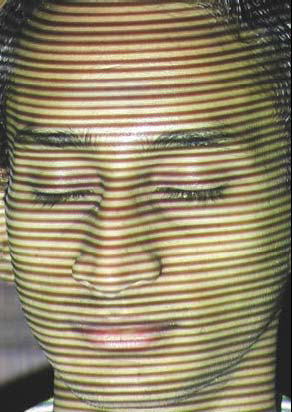
%> input picture face.png, 292 x 412 px
$ octave new_code.m   (GNU Octave 9; MATLAB toolbox functions it lacks are replaced by stand-ins)
%> lines starting %> are read from the running program, lines starting %| are printed output that depends on the picture; in (x1, y1, x2, y2) boxes, pixels count from 0 and x2, y2 are one past the last pixel; in counts of white or black regions, pixels touching at a corner belong together; the program's own positions count from 1
### unwrapping.m
function p =unwrapping(g)


%% Initialization
[SX SY]=size(g);
MaxQueueSize=SX+SY;%maximum Queue Size
HalfMaxQueueSize=fix(MaxQueueSize/2);%half of MaxQueueSize
MinQualityThresh=0.01;%Minimum quality threshold
m=ones(SX,SY);

a=abs(g);%a=a.*mask;
p=angle(g);%phase to be unwrapped
L=bwlabel(m);
Lnumber=max(max(L));

Unwrapped=zeros(SX,SY);%to indicate whether a pixel has been unwrapped

Qa=zeros(MaxQueueSize,1);%amplitude (array for quened pixels,AQP)
Qx=zeros(MaxQueueSize,1);%x coordinate
Qy=zeros(MaxQueueSize,1);%y coordinate
Qn=0;%number of queued pixels

Pa=zeros(SX*SY,1);%amplitude (array for postponed pixels, APP)
Px=zeros(SX*SY,1);%x coordinate
Py=zeros(SX*SY,1);%y coordinate
Pn=0;%number of postponed pixels
Un=0; %number of pixels unwrapped

%%
for i=1:Lnumber
    %find highest quality
    [start_x start_y]=find(a==max(max(a.*(L==i))),1,'first');
    %push into AQP
    [Qx Qy Qa Qn]=InsertQueue(Qx,Qy,Qa,Qn,start_x,start_y,a(start_x,start_y));
    Unwrapped(start_x,start_y)=1;%seed is taken as unwrapped
    Un=Un+1;%update Un

end

%% for each quened pixel, its four neighbors are unwrapped.
while Qn>0
    %step 3.1:
    cx=Qx(1);cy=Qy(1);

    Qx(1:Qn-1)=Qx(2:Qn);%delete
    Qy(1:Qn-1)=Qy(2:Qn);%delete
    Qa(1:Qn-1)=Qa(2:Qn);%delete
    Qn=Qn-1;

    %push the left neighbor into the AQP or APP
    if cx-1>0 && Unwrapped(cx-1,cy)==0 && m(cx-1,cy)==1
        %unwrapping the left neighbor
        p(cx-1,cy)=p(cx-1,cy)-round((p(cx-1,cy)-p(cx,cy))/2/pi)*2*pi;
        if a(cx-1,cy)>MinQualityThresh %push into AQP if quality is high
            [Qx Qy Qa Qn]=InsertQueue(Qx,Qy,Qa,Qn,cx-1,cy,a(cx-1,cy));
            if Qn==MaxQueueSize %if AQP reaches preset size, split it
                [Qn,Px,Py,Pa,Pn,MinQualityThresh]= SplitQueue(Qx,Qy,Qa,Qn,Px,Py,Pa,Pn,HalfMaxQueueSize);
            end
        else %push into APP if qualtiy is low
            Pn=Pn+1;Px(Pn)=cx-1;Py(Pn)=cy;Pa(Pn)=a(cx-1,cy);
        end
        Unwrapped(cx-1,cy)=1;%mark this pixel as unwrapped.
        Un=Un+1; %update Un

    end
    %push the right neighbor into the AQP or APP
    if cx+1<SX+1 && Unwrapped(cx+1,cy)==0 && m(cx+1,cy)==1
        p(cx+1,cy)=p(cx+1,cy)-round((p(cx+1,cy)-p(cx,cy))/2/pi)*2*pi;
        if a(cx+1,cy)>MinQualityThresh
            [Qx Qy Qa Qn]=InsertQueue(Qx,Qy,Qa,Qn,cx+1,cy,a(cx+1,cy));
            if Qn==MaxQueueSize
                [Qn,Px,Py,Pa,Pn,MinQualityThresh]= ...
                    SplitQueue(Qx,Qy,Qa,Qn,Px,Py,Pa,Pn,HalfMaxQueueSize);
            end
        else
            Pn=Pn+1;Px(Pn)=cx+1;Py(Pn)=cy;Pa(Pn)=a(cx+1,cy);
        end
        Unwrapped(cx+1,cy)=1;
        Un=Un+1;

    end
    %push the upper neighbor into the AQP or APP
    if cy-1>0 && Unwrapped(cx,cy-1)==0 && m(cx,cy-1)==1
        p(cx,cy-1)=p(cx,cy-1)-round((p(cx,cy-1)-p(cx,cy))/2/pi)*2*pi;
        if a(cx,cy-1)>MinQualityThresh
            [Qx Qy Qa Qn]=InsertQueue(Qx,Qy,Qa,Qn,cx,cy-1,a(cx,cy-1));
            if Qn==MaxQueueSize
                [Qn,Px,Py,Pa,Pn,MinQualityThresh]= ...
                    SplitQueue(Qx,Qy,Qa,Qn,Px,Py,Pa,Pn,HalfMaxQueueSize);
            end
        else
            Pn=Pn+1;Px(Pn)=cx;Py(Pn)=cy-1;Pa(Pn)=a(cx,cy-1);
        end
        Unwrapped(cx,cy-1)=1;
        Un=Un+1;

    end
    %push the lower neighbor into the AQP or APP
    if cy+1<SY+1 && Unwrapped(cx,cy+1)==0 && m(cx,cy+1)==1
        p(cx,cy+1)=p(cx,cy+1)-round((p(cx,cy+1)-p(cx,cy))/2/pi)*2*pi;
        if a(cx,cy+1)>MinQualityThresh
            [Qx Qy Qa Qn]=InsertQueue(Qx,Qy,Qa,Qn,cx,cy+1,a(cx,cy+1));
            if Qn==MaxQueueSize
                [Qn,Px,Py,Pa,Pn,MinQualityThresh]= ...
                    SplitQueue(Qx,Qy,Qa,Qn,Px,Py,Pa,Pn,HalfMaxQueueSize);
            end
        else
            Pn=Pn+1;Px(Pn)=cx;Py(Pn)=cy+1;Pa(Pn)=a(cx,cy+1);
        end
        Unwrapped(cx,cy+1)=1;
        Un=Un+1;

    end

    %if AQP is empty, copy data from APP
    if Qn==0 && Pn>0
        [Qx,Qy,Qa,Qn,Px,Py,Pa,Pn,MinQualityThresh]= ...
            Copy2Queue(Qx,Qy,Qa,Qn,Px,Py,Pa,Pn,HalfMaxQueueSize);
    end
end
p=p.*m+(min(min(p.*m))-2*pi).*(1-m);


%% Insert a pixel into AQP
function [Qx, Qy, Qa, Qn]=InsertQueue(Qx,Qy,Qa,Qn,x,y,a)
I=find(Qa(1:Qn)<a,1,'first'); %find its proper inserting point
if isempty(I) %put in the end of AQP
    Qx(Qn+1)=x;
    Qy(Qn+1)=y;
    Qa(Qn+1)=a;
else %inset into AQP
    Qx(I+1:Qn+1)=Qx(I:Qn);
    Qx(I)=x;
    Qy(I+1:Qn+1)=Qy(I:Qn);
    Qy(I)=y;
    Qa(I+1:Qn+1)=Qa(I:Qn);
    Qa(I)=a;
end
Qn=Qn+1;%update Qn


%% Split the Queue if it is too long
% [9 lines left out: function SplitQueue, not called in this run]


%% Copy pixels from APP to AQP if AQP is empty
% [13 lines left out: function Copy2Queue, not called in this run]

### new_code.m
%% for shiva sir's face
clear all;close all;clc;
%% pre processing
img=imread('face.png');
%> img is the input picture: size 412x292x3 uint8; mean R, G, B 146.3, 134, 104.9
%img=imread('my_pic3.png');
if(size(img,3)>1)
    img=rgb2gray(img);
%> img: size 412x292 uint8
end
img=im2double(img);
%> img: size 412x292 double
figure; imshow(img); title('original');

bw = 22; %face image
img_fft = fftshift(fft2(img));
figure;imagesc(log(abs(img_fft))); title('image in fourier domain');
bandf = zeros(size(img_fft));

[cent_x cent_y] = find(abs(img_fft)==max(max(abs(img_fft))));
%> cent_x = 207; cent_y = 147
img_fft(cent_x-10:cent_x+10,cent_y-10:cent_y+10) = 0;
figure;imagesc(log(abs(img_fft)));
%> after `imagesc(log(abs(img_fft)))`:
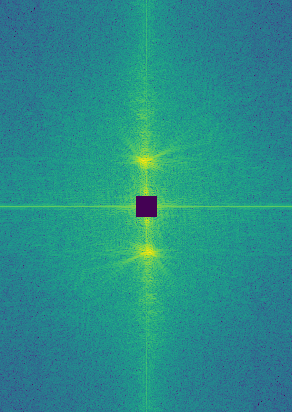
%> displayed picture: size 412x292x3, on the screen's scale of 0 to 255; mean R, G, B 39.6, 141.4, 137
[side_max_x,side_max_y] = find(abs(img_fft)==max(max(abs(img_fft))),1,'first');
%> side_max_x = 161; side_max_y = 144
bandf(side_max_x-bw:side_max_x+bw,side_max_y-bw:side_max_y+bw) = 1;
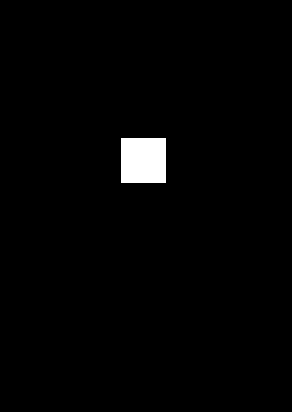
%> bandf: size 412x292 double; values 0 (black) and 1 (white), 1.7% white; 1 white region, box (x1, y1, x2, y2) and area: (121, 138, 166, 183) 2025
img_fft_bpf=img_fft.*bandf;
figure; imagesc(log(abs(img_fft_bpf))); title('filtered fourier');
%> after `title('filtered fourier')`:
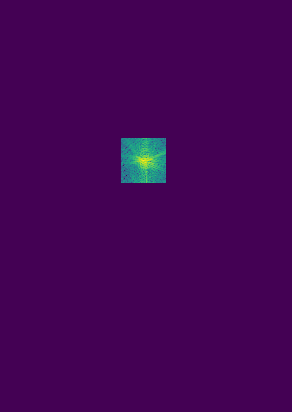
%> displayed picture: size 412x292x3, on the screen's scale of 0 to 255; mean R, G, B 67.7, 3.6, 84.8
shift_x = cent_x - side_max_x;
%> shift_x = 46
shift_y = cent_y - side_max_y;
%> shift_y = 3
img_fft_bpf=circshift(img_fft_bpf,[shift_x shift_y]);
figure; imagesc(log(abs(img_fft_bpf))); title('filtered and shifted fourier');
img_rec = ifft2(fftshift(img_fft_bpf));
phi = atan(imag(img_rec)./real(img_rec));
figure; imagesc(phi);title('wrapped phase map');colormap gray;
unwrp = unwrapping(img_rec);
%> in unwrapping, `p=angle(g);`:
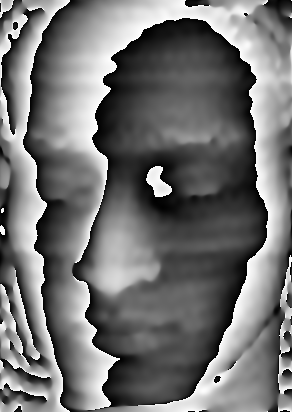
%> p: size 412x292 double; min -3.14, max 3.14, mean -0.335; drawn with min black and max white
%> the loop in unwrapping, `for i=1:Lnumber` made 1 pass
%> (start_x, start_y, Qn) on pass 1: (411, 34, 1)
%> after the loop in unwrapping, `for i=1:Lnumber`:
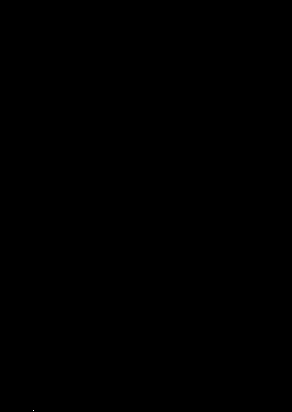
%> Unwrapped: size 412x292 double; values 0 (black) and 1 (white), 0% white in thin lines or dots, all inside (x1, y1, x2, y2) = (33, 410, 34, 411)
%> after the loop in unwrapping, `for i=1:Lnumber`: Qa = 704 values, max 0.235 at index 1, min 0 at index 2, mean 0.000334; Qx = 704 values, max 411 at index 1, min 0 at index 2, mean 0.584; Qy = 704 values, max 34 at index 1, min 0 at index 2, mean 0.0483
%> the loop in unwrapping, `while Qn>0` made 120304 passes
%> (cx, cy, Qn, Un) on passes 2, 5, 6, 8, 11, 12, 14, 15, 16, 19, 21, 22: (411, 33, 6, 8), (411, 35, 9, 14), (410, 35, 10, 16), (412, 33, 9, 17), (412, 35, 9, 20), (410, 32, 10, 22), (410, 36, 11, 25), (411, 36, 11, 26), (412, 32, 11, 27), (412, 36, 12, 31), (409, 32, 13, 34), (410, 37, 13, 35)
%> (cx, cy, Qn, Un) on passes 1, 3, 4, 13, 18: (411, 34, 4, 5), (410, 34, 7, 10), (410, 33, 8, 12), (409, 35, 11, 24), (409, 36, 12, 30)
%> after the loop in unwrapping, `while Qn>0`: Unwrapped: size 412x292 double; every value is 1
%> after the loop in unwrapping, `while Qn>0`:
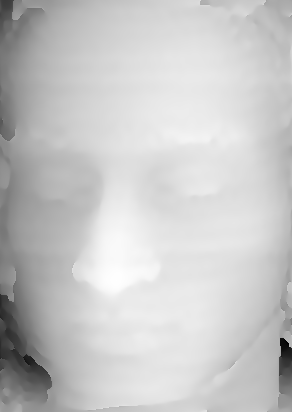
%> p: size 412x292 double; min -19.35, max 14.77, mean 7.36; drawn with min black and max white
%> after the loop in unwrapping, `while Qn>0`: MinQualityThresh = 0.000214; Pn = 0; Qa = 704 values, max 0.109 at index 657, min 0.000214 at index 1, mean 0.0342; Qn = 0; Qx = 704 values, max 407 at index 365, min 77 at index 685, mean 254.2; Qy = 704 values, max 281 at index 13, min 15 at index 1, mean 254.1; Un = 120304
figure;
imagesc(unwrp);
figure;
mesh(unwrp);
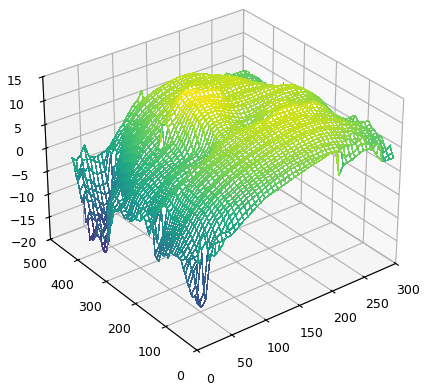
%> figure redrawn from the program's plot data
%% texture mapping
%> (the run ends here)
